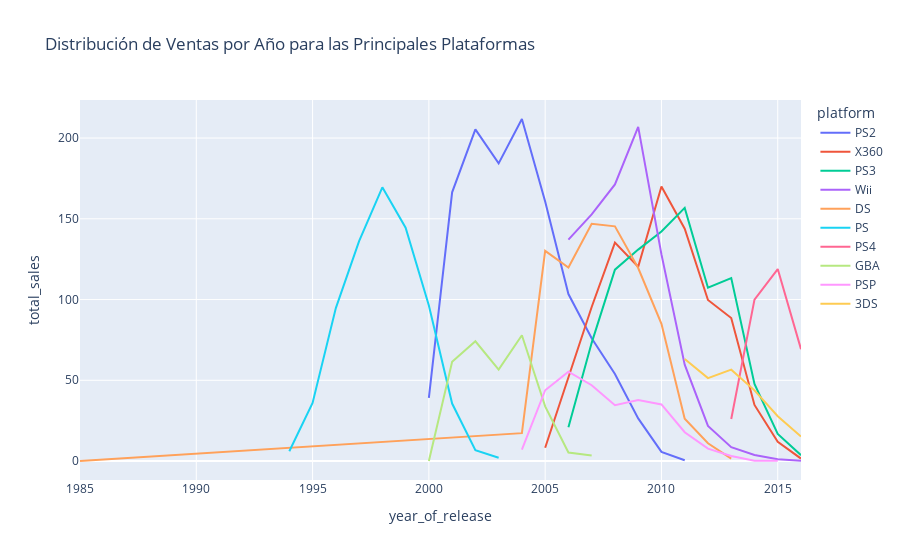

This figure's notebook cell:
### Code cell
def best_seller(df,top=10):
    
    #Clasificacion por total de ventas
    top_platforms = df.groupby('platform')['total_sales'].sum()
    top_platforms_sorted = top_platforms.sort_values(ascending=False)
    top_platforms_filtered = top_platforms_sorted.head(top)
    top_platforms_filtered = top_platforms_filtered.reset_index()
    
    pforms = pd.DataFrame()

    for pform in top_platforms_filtered['platform']:
        pform_data = df[df['platform'] == pform]
        pforms = pd.concat([pforms, pform_data])
    # Graficar el pairplot 
    fig = px.line(pforms, x='year_of_release', y='total_sales', color='platform', title='Distribución de Ventas por Año para las Principales Plataformas')
    fig.show()
    
    return pforms

# Assuming 'sales_by_platform' is your DataFrame
top_seller_df = best_seller(sales_by_platform)

### Figure 1 — Plotly figure (JSON) as saved in the notebook; plotly's stock layout.template omitted (floating-point values rounded to 4 significant figures)
{"data": [{"hovertemplate": "platform=PS2<br>year_of_release=%{x}<br>total_sales=%{y}<extra></extra>", "legendgroup": "PS2", "line": {"color": "#636efa", "dash": "solid"}, "marker": {"symbol": "circle"}, "mode": "lines", "name": "PS2", "orientation": "v", "showlegend": true, "type": "scatter", "x": [2000, 2001, 2002, 2003, 2004, 2005, 2006, 2007, 2008, 2009, 2010, 2011], "xaxis": "x", "y": [39.17, 166.4, 205.4, 184.3, 211.8, 160.7, 103.4, 75.99, 53.9, 26.4, 5.64, 0.45], "yaxis": "y"}, {"hovertemplate": "platform=X360<br>year_of_release=%{x}<br>total_sales=%{y}<extra></extra>", "legendgroup": "X360", "line": {"color": "#EF553B", "dash": "solid"}, "marker": {"symbol": "circle"}, "mode": "lines", "name": "X360", "orientation": "v", "showlegend": true, "type": "scatter", "x": [2005, 2006, 2007, 2008, 2009, 2010, 2011, 2012, 2013, 2014, 2015, 2016], "xaxis": "x", "y": [8.25, 51.62, 95.41, 135.3, 120.3, 170.0, 143.8, 99.74, 88.58, 34.74, 11.96, 1.52], "yaxis": "y"}, {"hovertemplate": "platform=PS3<br>year_of_release=%{x}<br>total_sales=%{y}<extra></extra>", "legendgroup": "PS3", "line": {"color": "#00cc96", "dash": "solid"}, "marker": {"symbol": "circle"}, "mode": "lines", "name": "PS3", "orientation": "v", "showlegend": true, "type": "scatter", "x": [2006, 2007, 2008, 2009, 2010, 2011, 2012, 2013, 2014, 2015, 2016], "xaxis": "x", "y": [20.96, 73.19, 118.5, 130.9, 142.2, 156.8, 107.4, 113.2, 47.76, 16.82, 3.6], "yaxis": "y"}, {"hovertemplate": "platform=Wii<br>year_of_release=%{x}<br>total_sales=%{y}<extra></extra>", "legendgroup": "Wii", "line": {"color": "#ab63fa", "dash": "solid"}, "marker": {"symbol": "circle"}, "mode": "lines", "name": "Wii", "orientation": "v", "showlegend": true, "type": "scatter", "x": [2006, 2007, 2008, 2009, 2010, 2011, 2012, 2013, 2014, 2015, 2016], "xaxis": "x", "y": [137.2, 152.8, 171.3, 207.0, 128.0, 59.65, 21.71, 8.59, 3.75, 1.14, 0.18], "yaxis": "y"}, {"hovertemplate": "platform=DS<br>year_of_release=%{x}<br>total_sales=%{y}<extra></extra>", "legendgroup": "DS", "line": {"color": "#FFA15A", "dash": "solid"}, "marker": {"symbol": "circle"}, "mode": "lines", "name": "DS", "orientation": "v", "showlegend": true, "type": "scatter", "x": [1985, 2004, 2005, 2006, 2007, 2008, 2009, 2010, 2011, 2012, 2013], "xaxis": "x", "y": [0.02, 17.27, 130.1, 119.8, 146.9, 145.3, 119.5, 85.02, 26.18, 11.01, 1.54], "yaxis": "y"}, {"hovertemplate": "platform=PS<br>year_of_release=%{x}<br>total_sales=%{y}<extra></extra>", "legendgroup": "PS", "line": {"color": "#19d3f3", "dash": "solid"}, "marker": {"symbol": "circle"}, "mode": "lines", "name": "PS", "orientation": "v", "showlegend": true, "type": "scatter", "x": [1994, 1995, 1996, 1997, 1998, 1999, 2000, 2001, 2002, 2003], "xaxis": "x", "y": [6.03, 35.96, 94.7, 136.2, 169.5, 144.5, 96.37, 35.59, 6.67, 2.07], "yaxis": "y"}, {"hovertemplate": "platform=PS4<br>year_of_release=%{x}<br>total_sales=%{y}<extra></extra>", "legendgroup": "PS4", "line": {"color": "#FF6692", "dash": "solid"}, "marker": {"symbol": "circle"}, "mode": "lines", "name": "PS4", "orientation": "v", "showlegend": true, "type": "scatter", "x": [2013, 2014, 2015, 2016], "xaxis": "x", "y": [25.99, 100, 118.9, 69.25], "yaxis": "y"}, {"hovertemplate": "platform=GBA<br>year_of_release=%{x}<br>total_sales=%{y}<extra></extra>", "legendgroup": "GBA", "line": {"color": "#B6E880", "dash": "solid"}, "marker": {"symbol": "circle"}, "mode": "lines", "name": "GBA", "orientation": "v", "showlegend": true, "type": "scatter", "x": [2000, 2001, 2002, 2003, 2004, 2005, 2006, 2007], "xaxis": "x", "y": [0.07, 61.53, 74.16, 56.67, 77.91, 33.86, 5.28, 3.4], "yaxis": "y"}, {"hovertemplate": "platform=PSP<br>year_of_release=%{x}<br>total_sales=%{y}<extra></extra>", "legendgroup": "PSP", "line": {"color": "#FF97FF", "dash": "solid"}, "marker": {"symbol": "circle"}, "mode": "lines", "name": "PSP", "orientation": "v", "showlegend": true, "type": "scatter", "x": [2004, 2005, 2006, 2007, 2008, 2009, 2010, 2011, 2012, 2013, 2014, 2015], "xaxis": "x", "y": [7.06, 43.84, 55.32, 46.93, 34.55, 37.78, 35.04, 17.82, 7.69, 3.14, 0.24, 0.12], "yaxis": "y"}, {"hovertemplate": "platform=3DS<br>year_of_release=%{x}<br>total_sales=%{y}<extra></extra>", "legendgroup": "3DS", "line": {"color": "#FECB52", "dash": "solid"}, "marker": {"symbol": "circle"}, "mode": "lines", "name": "3DS", "orientation": "v", "showlegend": true, "type": "scatter", "x": [2011, 2012, 2013, 2014, 2015, 2016], "xaxis": "x", "y": [63.2, 51.36, 56.57, 43.76, 27.78, 15.14], "yaxis": "y"}], "layout": {"legend": {"title": {"text": "platform"}, "tracegroupgap": 0}, "title": {"text": "Distribución de Ventas por Año para las Principales Plataformas"}, "xaxis": {"anchor": "y", "domain": [0, 1], "title": {"text": "year_of_release"}}, "yaxis": {"anchor": "x", "domain": [0, 1], "title": {"text": "total_sales"}}}}
